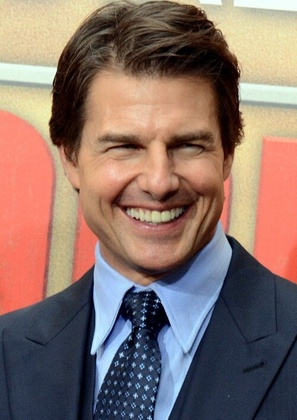
%> input picture Robert's_Operator/Tom.jpg, 297 x 420 px, shrunk from 500 x 707 before the run
$ octave Roberts_Operator.m   (GNU Octave 9; MATLAB toolbox functions it lacks are replaced by stand-ins)
%> lines starting %> are read from the running program, lines starting %| are printed output that depends on the picture
%Code to demonstrate the working of Image segmentation for an image using
%Robert's Operator.
clc;
clear all;
close all;

I=imread("Tom.jpg");
%> I is the input picture: size 420x297x3 uint8; mean R, G, B 137, 113.3, 105.7
if size(I,3)==3;
    I=rgb2gray(I);
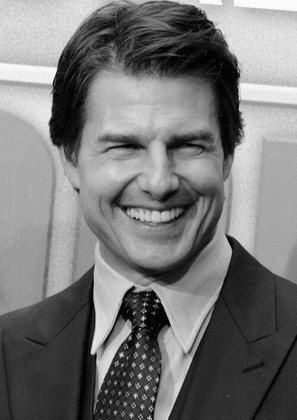
%> I: size 420x297 uint8; min 0, max 252, mean 119.5
end
%Loading an 8-bit grayscale image.
I=double(I);
%> I: size 420x297 double
%Loading grayscale image and converting to double for comparison operations.

[m,n]=size(I);
%> m = 420; n = 297
edge_img=zeros(m,n);
%Creating an empty matrix to store detected edges.

Gx=[1 0;0 -1];
Gy=[0 1;-1 0];
%Defining Roberts cross operator masks for x and y direction gradients.

for i=1:m-1
    for j=1:n-1

        block=I(i:i+1,j:j+1);
        %Extracting a 2x2 pixel block from the image.

        gx=sum(sum(block.*Gx));
        gy=sum(sum(block.*Gy));
        %Computing gradient values in x and y direction.

        edge_img(i,j)=sqrt(gx^2+gy^2);
        %Calculating gradient magnitude to detect edge strength.

    end
end
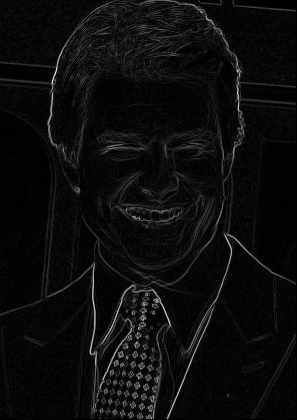
%> edge_img: size 420x297 double; min 0, max 238, mean 12.7

edge_img=uint8(edge_img);
%> edge_img: size 420x297 uint8
%Converting result to uint8 for display.

figure;
imshow(uint8(I));
title("Original Image");
%Displaying the input grayscale image.

figure;
imshow(edge_img);
title("Edge Detected Image using Roberts Operator");
%Displaying the segmented edge image.
